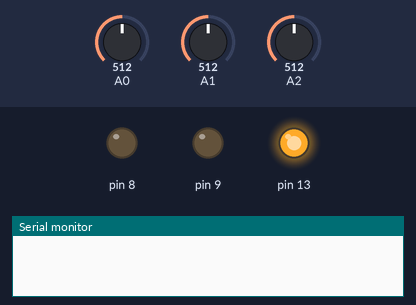
Bench run of a sketch on a simulated Arduino Uno, built with avr-gcc and run on an emulated ATmega328P. Shown: output pins drawn as LEDs (lit = HIGH), the last lines printed to the serial monitor. Inputs (shaded band) come from the test bench; at power-on: A0 = 512, A1 = 512, A2 = 512. Pins used as bus, display or sensor lines are not drawn.

Above: at 0.1 s.
At 3.2 s:
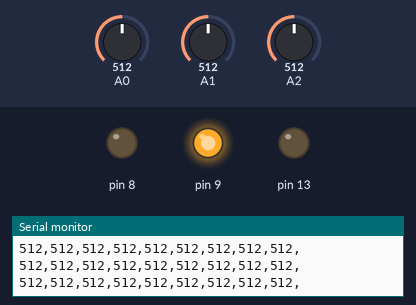
3.3 s: A0 set to 104
6.3 s: A0 set to 89
7.8 s: A1 set to 104
9.3 s: A1 set to 93
10.8 s: A2 set to 107
12.3 s: A2 set to 89
At 28.9 s:
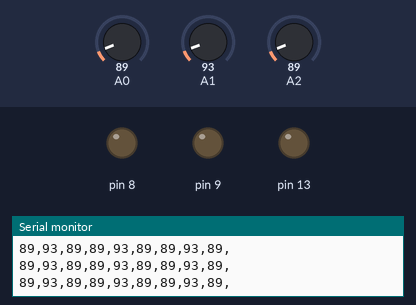
Timing chart, 0 to 29.4 s (numbered marks = the images above; inputs shaded):
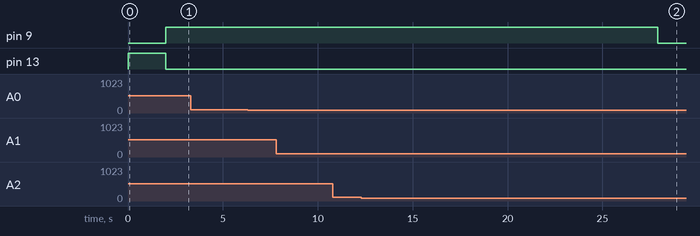

Measured:
- the behaviour switches between 100 and 99 on A2 (found by bisection; images 1 and 2)

The sketch:

sensor_evalutation_output.ino
```cpp
/* FSR matrix testing sketch.
Chloe Dickson, Festo Bionics - Nov. 2019

Pulls up the columns successively (1, 2, 3) then reads the value on each
row (A, B, C).

Settings:
delay1: [0, 255] delay before measuring after pulling a line up (between rows)
delay2: [0, 255] delay after measuring (between each columns of the same row)
pwmValue: [0, 255] HIGH value for the read-out row. Maps to [0V, 5V]
BACKLOG_SIZE: [1, 90] how many values are stored for a running average.
  1 corresponds to real-time values, a bigger number smoothes readings
  but introduces delays

Sensors initial range: 10kOhm-100Ohm (when pressed)
Textile matrix setup: rows/columns of conductive textile tape (conductive
side against velostat), in matrix sandwich setup with velostat in the middle.

Breadboard setup: Voltage divider with 5k resistor and parallel 4.7uF capa
Horizontal lines (A, B, C) connected to A0-2, vertical lines (1, 2, 3) to
digital outputs 3,5,6. Tested on an Arduino Uno
*/

static const uint8_t X_DIM = 3;
static const uint8_t Y_DIM = 3;
static const uint8_t DATA_LENGTH = X_DIM*X_DIM;
static const uint8_t BASE_LENGTH = 90;


uint8_t col_pins[X_DIM] = {3,5,6}; // DOx Vertical lines (1, 2, 3)
uint8_t row_pins[Y_DIM] = {0,1,2}; // AIx Horizontal lines (A, B, C)

// Settings
uint8_t delay1 = 1;
uint8_t delay2 = 1;
uint8_t delay3 = 1;
uint16_t pwmValue = 255; // Max value = 255

uint16_t meas[X_DIM*Y_DIM] = {0};

uint16_t count = 0;
uint8_t i = 0, j = 0;
uint8_t row = 0, col = 0;

int cycles = 0;

void setup()
{
  pinMode(13, OUTPUT);
  pinMode(8, OUTPUT);
  pinMode(9, OUTPUT);

  digitalWrite(13, HIGH); // Turn LED on during setup

  //Set-up digital outputs for matrix serial reading
  for (col=0; col<Y_DIM; col++){
    pinMode(col_pins[col], OUTPUT);
  }

  Serial.begin(115200);
  delay(2000);

  // Print Serial Plotter labels for a 3x3 matrix
  Serial.println("A1,A2,A3,B1,B2,B3,C1,C2,C3,");

  digitalWrite(13, LOW);
  digitalWrite(9, HIGH);
}


void loop()
{
  while (count < 1500){
    for (col=0; col<Y_DIM; col++){

      //Pull line high with given analog value and delay
      analogWrite(col_pins[col], pwmValue);
      delay(delay1);

      for (row=0; row<X_DIM; row++){
        i = row*X_DIM+col;
        meas[i] = analogRead(row_pins[row]);
        Serial.print(meas[i]);
        Serial.print(",");
        delay(delay2);
      }

      analogWrite(col_pins[col], 0);
      delay(delay3);
    }

    Serial.println("");
//    delay(2);
    count++;
  }

  digitalWrite(9, LOW);
//  Serial.print("loop done: count = ");
//  Serial.println(count);
  while (1){
    delay(5000);
  }

}
```
